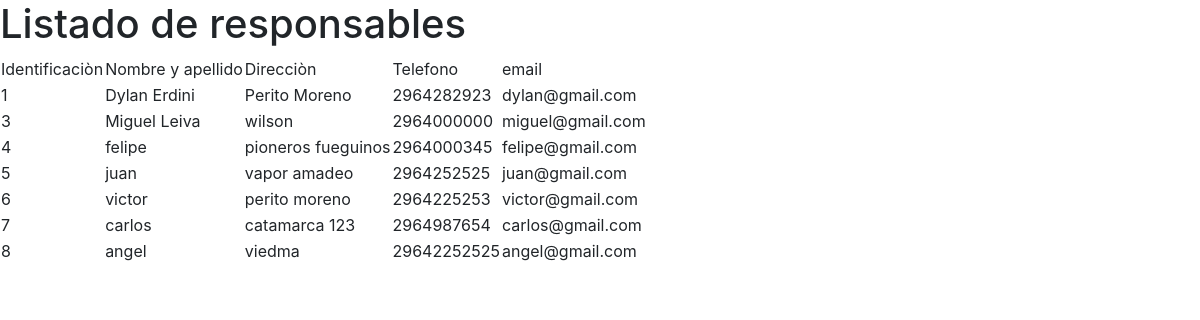
The app's page /responsableListado.php, older data.
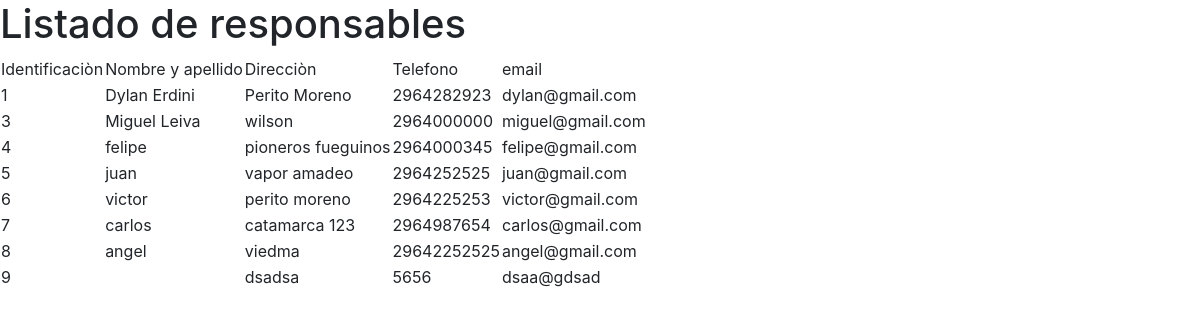
The same page, newer data.
### tables this page shows
CREATE TABLE `responsable` (
  `id_res` int(11) NOT NULL,
  `nomyape` text NOT NULL,
  `direccion` text NOT NULL,
  `telefono` bigint(20) NOT NULL,
  `email` text NOT NULL
);

### responsableListado.php (the view, shortened to what this page needs)
<!DOCTYPE html>
<html lang="en">
<head>
  <link rel="stylesheet" href="https://cdn.jsdelivr.net/npm/bootstrap@4.3.1/dist/css/bootstrap.min.css">
</head>
<body>
  <h1>Listado de responsables</h1>
  <?php
    include("conexion.php");
    $sql = "SELECT * FROM responsable";
    $res = mysqli_query($con, $sql);
    $cant = mysqli_num_rows($res);
    if ($cant > 0) {
  ?>
  <table style="table">
    <tr>
      <td>Identificaciòn</td>
      <td>Nombre y apellido</td>
      <td>Direcciòn</td>
      <td>Telefono</td>
      <td>email</td>
    <tr>
  <?php
      while($vec=mysqli_fetch_array($res)) {
        echo "<tr>
        <td> $vec[0]</td>
        <td> $vec[1]</td>
        <td> $vec[2]</td>
        <td> $vec[3]</td>
        <td> $vec[4]</td><tr>";
      }
      echo "</table>";
    }
    else {
      echo "<p>No hay responsables registrados</p>";
    }
  ?>
</body>
</html>

Row changes from the older to the newer data that the page shows:
added responsable: id_res "9", direccion "dsadsa", telefono "5656", email "dsaa@gdsad"
